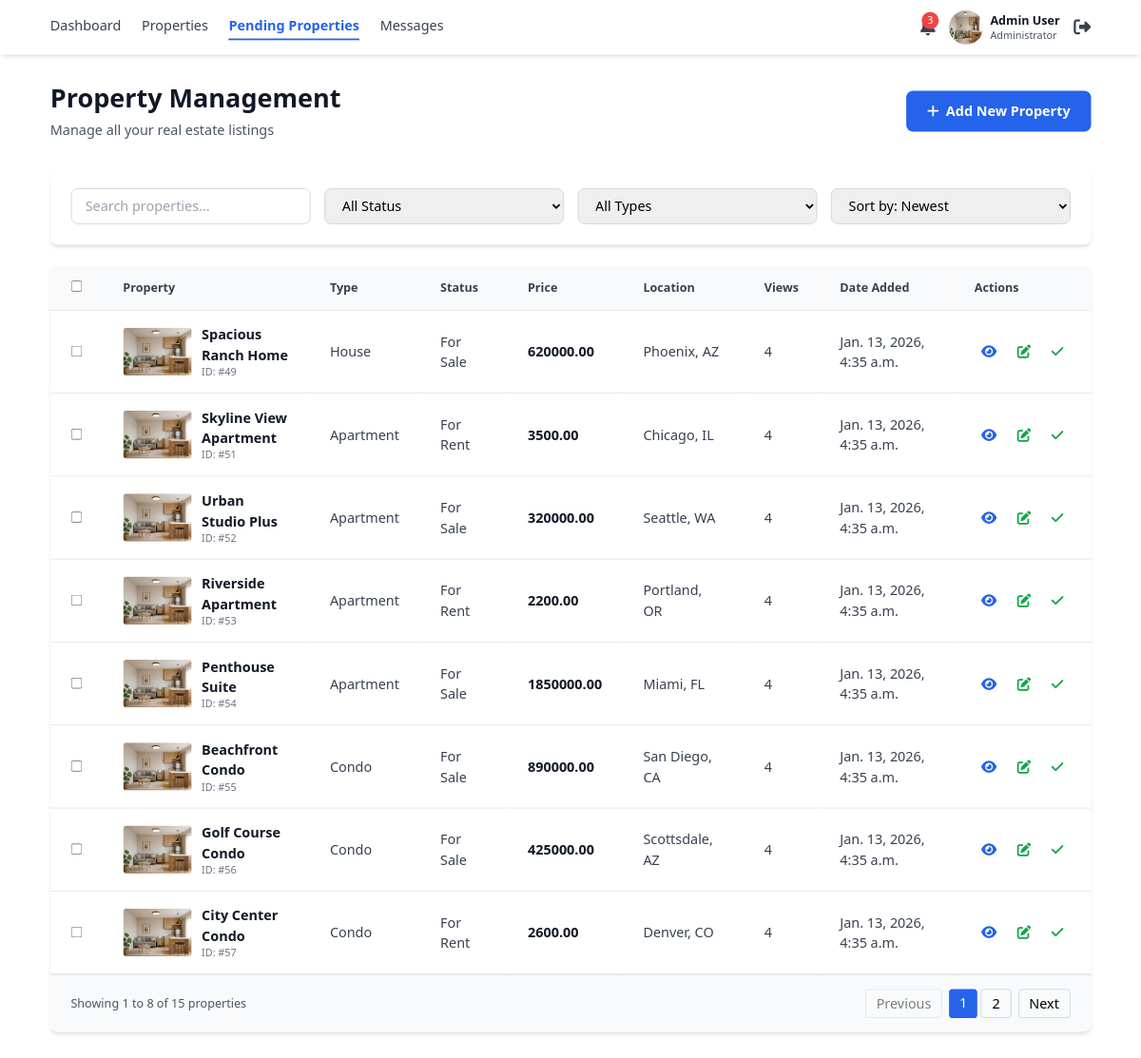
Page /api/property_admin_pre_dirty_page/ on the committed database.
### agent_page/models.py (models this page shows, shortened)
class Property(models.Model):
    STATUS_CHOICES = [
        ('For Sale', 'For Sale'),
        ('For Rent', 'For Rent'),
        ('Sold', 'Sold'),
        ('Pending', 'Pending')
    ]
    TYPE_CHOICES = [
        ('House', 'House'),
        ('Apartment', 'Apartment'),
        ('Villa', 'Villa'),
        ('Condo', 'Condo'),
        ('Townhouse', 'Townhouse'),
        ('Penthouse', 'Penthouse'),
    ]
    is_active = models.BooleanField(default=False)
    title = models.CharField(max_length=200)
    description = models.TextField()
    property_type = models.CharField(max_length=100,choices=TYPE_CHOICES)
    status = models.CharField(max_length=100, choices=STATUS_CHOICES)
    price = models.DecimalField(max_digits=12,decimal_places=2)
    price_per_sqft = models.DecimalField(max_digits=10, decimal_places=2, blank=True, null=True)
    bedrooms = models.PositiveIntegerField()
    bathrooms = models.PositiveIntegerField()
    square_feet = models.PositiveIntegerField()
    year_built = models.DateField()
    address = models.CharField(max_length=200)
    city = models.CharField(max_length=100)
    state = models.CharField(max_length=100)
    zip_code = models.CharField(max_length=20)
    main_image = models.ImageField(upload_to='property_images/main_image/')
    image_2 = models.ImageField(upload_to='property_images/image_2/')
    image_3 = models.ImageField(upload_to='property_images/image_3/')
    created_at = models.DateTimeField(auto_now_add=True)
    updated_at = models.DateTimeField(auto_now=True)
    agent = models.ForeignKey('Agent', on_delete=models.SET_NULL, null=True, related_name='properties')
    map_image = models.ImageField(upload_to='property_images/map_image/', blank=True, null=True)
    class Meta:
        verbose_name_plural = 'Properties'

### agent_page/views.py (the view)
# urls.py: path('property_admin_pre_dirty_page/',views.property_admin_pre_dirty_page,name='property_admin_pre_dirty_page'),
def property_admin_pre_dirty_page(request):
    properties = Property.objects.filter(is_active=False)
    paginator = Paginator(properties,8)
    page_number = request.GET.get('page')
    page_obj = paginator.get_page(page_number)
    return render(request,'admin/dirty_properties.html',{'page_obj':page_obj})

### templates/admin/dirty_properties.html (shortened to what this page needs)
{% extends 'admin/base.html' %}
{% block content %}
<div class="max-w-7xl mx-auto px-4 sm:px-6 lg:px-8 py-8">
  <div class="flex justify-between items-center mb-8">
    <div>
      <h1 class="text-3xl font-bold text-gray-900 mb-2">Property Management</h1>
      <p class="text-gray-600">Manage all your real estate listings</p>
    </div>
    <button onclick="openAddModal()"
      class="bg-blue-600 text-white px-6 py-3 rounded-lg font-semibold hover:bg-blue-700 flex items-center gap-2">
      <i class="fas fa-plus"></i> Add New Property
    </button>
  </div>
  <div class="bg-white rounded-lg shadow-md p-6 mb-6">
    <div class="grid grid-cols-1 md:grid-cols-4 gap-4">
      <div>
        <input type="text" placeholder="Search properties..."
          class="w-full px-4 py-2 border border-gray-300 rounded-lg focus:ring-2 focus:ring-blue-500 focus:border-blue-500">
      </div>
      <div>
        <select
          class="w-full px-4 py-2 border border-gray-300 rounded-lg focus:ring-2 focus:ring-blue-500 focus:border-blue-500">
          <option>All Status</option>
        </select>
      </div>
      <div>
        <select
          class="w-full px-4 py-2 border border-gray-300 rounded-lg focus:ring-2 focus:ring-blue-500 focus:border-blue-500">
          <option>All Types</option>
        </select>
      </div>
      <div>
        <select
          class="w-full px-4 py-2 border border-gray-300 rounded-lg focus:ring-2 focus:ring-blue-500 focus:border-blue-500">
          <option>Sort by: Newest</option>
        </select>
      </div>
    </div>
  </div>
  <div class="bg-white rounded-lg shadow-md overflow-hidden">
    <div class="overflow-x-auto">
      <table class="w-full">
        <thead class="bg-gray-50 border-b">
          <tr>
            <th class="text-left py-4 px-6 text-sm font-semibold text-gray-700">
              <input type="checkbox" class="rounded">
            </th>
            <th class="text-left py-4 px-6 text-sm font-semibold text-gray-700">Property</th>
            <th class="text-left py-4 px-6 text-sm font-semibold text-gray-700">Type</th>
            <th class="text-left py-4 px-6 text-sm font-semibold text-gray-700">Status</th>
            <th class="text-left py-4 px-6 text-sm font-semibold text-gray-700">Price</th>
            <th class="text-left py-4 px-6 text-sm font-semibold text-gray-700">Location</th>
            <th class="text-left py-4 px-6 text-sm font-semibold text-gray-700">Views</th>
            <th class="text-left py-4 px-6 text-sm font-semibold text-gray-700">Date Added</th>
            <th class="text-left py-4 px-6 text-sm font-semibold text-gray-700">Actions</th>
          </tr>
        </thead>
        <tbody id="propertiesTable">
          {% for property in page_obj %}
          <tr class="border-b hover:bg-gray-50">
            <td class="py-4 px-6">
              <input type="checkbox" class="rounded">
            </td>
            <td class="py-4 px-6">
              <div class="flex items-center gap-3">
                <img src="	http://127.0.0.1:8000/media/property_images/main_image/studio_main2.png" alt="Property"
                  class="w-20 h-14 object-cover rounded">
                <div>
                  <p class="font-semibold text-gray-900">{{property.title}}</p>
                  <p class="text-xs text-gray-500">ID: #{{property.id}}</p>
                </div>
              </div>
            </td>
            <td class="py-4 px-6 text-gray-700">{{property.property_type}}</td>
            <td class="py-4 px-6 text-gray-700">{{property.status}}</td>
            <td class="py-4 px-6 font-semibold text-gray-900">{{property.price}}</td>
            <td class="py-4 px-6 text-gray-700">{{property.city}}, {{property.state}}</td>
            <td class="py-4 px-6 text-gray-700">4</td>
            <td class="py-4 px-6 text-gray-700">{{property.created_at}}</td>
            <td class="py-4 px-6">
              <div class="flex gap-2">
                <a class="text-blue-600 hover:text-blue-700 p-2" title="View"
                  href="http://127.0.0.1:8000/property/{{property.id}}">
                  <i class="fas fa-eye"></i>
                </a>
                <button onclick="editProperty({{property.id}})" class="text-green-600 hover:text-green-700 p-2"
                  title="Edit">
                  <i class="fas fa-edit"></i>
                </button>
                {%if property.is_active == False %}
                <button onclick="openApproveModal({{property.id}})" class="text-green-600 hover:text-green-700 p-2"
                  title="Approve">
                  <i class="fas fa-check"></i>
                </button>
                {%endif%}
              </div>
            </td>
          </tr>
          {% endfor %}
        </tbody>
      </table>
    </div>
    <div class="flex justify-between items-center px-6 py-4 border-t bg-gray-50">
      <p class="text-sm text-gray-600">
        Showing {{ page_obj.start_index }} to {{ page_obj.end_index }} of {{ page_obj.paginator.count }} properties
      </p>
      <div class="flex gap-2 items-center">
        {% if page_obj.has_previous %}
        <a href="?page={{ page_obj.previous_page_number }}"
          class="px-3 py-1 border border-gray-300 rounded hover:bg-gray-100">
          Previous
        </a>
        {% else %}
        <button class="px-3 py-1 border border-gray-300 rounded opacity-50 cursor-not-allowed" disabled>
          Previous
        </button>
        {% endif %}
        <span class="step-links flex gap-1">
          {% for num in page_obj.paginator.page_range %}
          {% if num == page_obj.number %}
          <span class="px-3 py-1 bg-blue-600 text-white rounded">{{ num }}</span>
          {% else %}
          <a href="?page={{ num }}" class="px-3 py-1 border border-gray-300 rounded hover:bg-gray-100">{{ num }}</a>
          {% endif %}
          {% endfor %}
        </span>
        {% if page_obj.has_next %}
        <a href="?page={{ page_obj.next_page_number }}"
          class="px-3 py-1 border border-gray-300 rounded hover:bg-gray-100">
          Next
        </a>
        {% else %}
        <button class="px-3 py-1 border border-gray-300 rounded opacity-50 cursor-not-allowed" disabled>
          Next
        </button>
        {% endif %}
      </div>
    </div>
  </div>
</div>
{% endblock %}

### templates/admin/base.html (style rules this page uses)
html { height: 100%; }
body>*:not(footer):not(nav) { flex-shrink: 0; }

### rows in the picture
Property: title "Spacious Ranch Home", id "49", property_type "House", status "For Sale", price "620000.00", city "Phoenix", state "AZ", created_at "Jan. 13, 2026, 4:35 a.m."
Property: title "Skyline View Apartment", id "51", property_type "Apartment", status "For Rent", price "3500.00", city "Chicago", state "IL", created_at "Jan. 13, 2026, 4:35 a.m."
Property: title "Urban Studio Plus", id "52", property_type "Apartment", status "For Sale", price "320000.00", city "Seattle", state "WA", created_at "Jan. 13, 2026, 4:35 a.m."
Property: title "Riverside Apartment", id "53", property_type "Apartment", status "For Rent", price "2200.00", city "Portland", state "OR", created_at "Jan. 13, 2026, 4:35 a.m."
Property: title "Penthouse Suite", id "54", property_type "Apartment", status "For Sale", price "1850000.00", city "Miami", state "FL", created_at "Jan. 13, 2026, 4:35 a.m."
Property: title "Beachfront Condo", id "55", property_type "Condo", status "For Sale", price "890000.00", city "San Diego", state "CA", created_at "Jan. 13, 2026, 4:35 a.m."
Property: title "Golf Course Condo", id "56", property_type "Condo", status "For Sale", price "425000.00", city "Scottsdale", state "AZ", created_at "Jan. 13, 2026, 4:35 a.m."
Property: title "City Center Condo", id "57", property_type "Condo", status "For Rent", price "2600.00", city "Denver", state "CO", created_at "Jan. 13, 2026, 4:35 a.m."

### other values in the picture
{{ page_obj.start_index }} "1"
{{ page_obj.end_index }} "8"
{{ page_obj.paginator.count }} "15"
{{ num }} "1"
{{ num }} "2"
